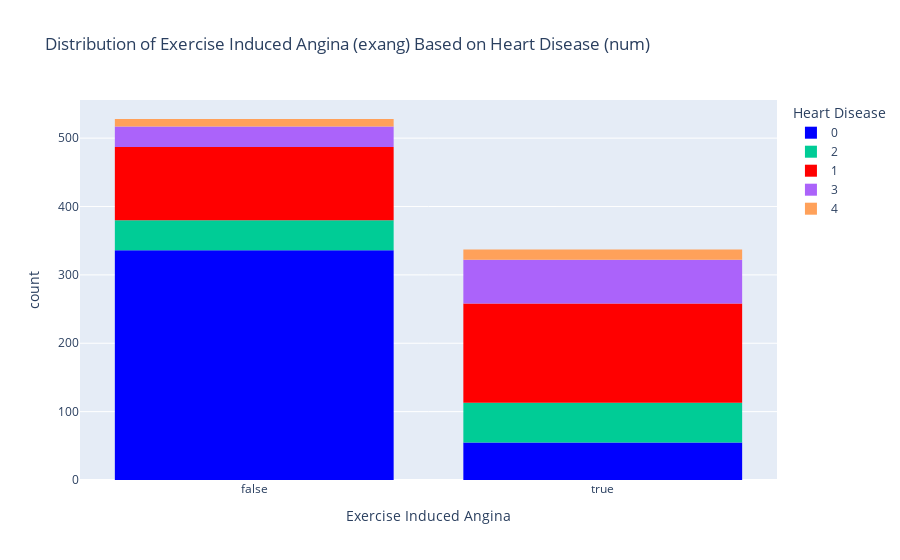

Notebook cell for this chart:
### Code cell
# Distribution of 'exang' based on heart disease status
fig = px.histogram(df, x='exang', color='num', 
                   title='Distribution of Exercise Induced Angina (exang) Based on Heart Disease (num)',
                   labels={'exang': 'Exercise Induced Angina', 'num': 'Heart Disease'},
                   color_discrete_map={0: 'blue', 1: 'red'})
fig.show()

### Figure 1 — Plotly figure (JSON) as saved in the notebook; plotly's stock layout.template omitted (floating-point values rounded to 4 significant figures; data arrays with more than 128 entries replaced by an {"elided": "..."} marker saying what was removed)
{"data": [{"alignmentgroup": "True", "bingroup": "x", "hovertemplate": "Heart Disease=0<br>Exercise Induced Angina=%{x}<br>count=%{y}<extra></extra>", "legendgroup": "0", "marker": {"color": "blue", "pattern": {"shape": ""}}, "name": "0", "offsetgroup": "0", "orientation": "v", "showlegend": true, "type": "histogram", "x": {"elided": "411 bool values"}, "xaxis": "x", "yaxis": "y"}, {"alignmentgroup": "True", "bingroup": "x", "hovertemplate": "Heart Disease=2<br>Exercise Induced Angina=%{x}<br>count=%{y}<extra></extra>", "legendgroup": "2", "marker": {"color": "#00cc96", "pattern": {"shape": ""}}, "name": "2", "offsetgroup": "2", "orientation": "v", "showlegend": true, "type": "histogram", "x": [true, false, true, true, false, true, false, true, true, true, true, true, true, false, false, false, true, true, false, false, true, true, true, false, false, false, true, true, false, true, true, false, true, true, true, false, false, false, false, false, true, true, false, false, true, false, false, false, false, true, true, true, true, false, false, false, false, true, false, true, true, false, true, false, false, true, false, false, true, true, false, false, false, null, true, null, true, true, true, true, true, true, true, false, true, false, true, true, true, true, true, false, true, null, true, true, null, true, null, true, false, null, true, null, false, true, true, false, false], "xaxis": "x", "yaxis": "y"}, {"alignmentgroup": "True", "bingroup": "x", "hovertemplate": "Heart Disease=1<br>Exercise Induced Angina=%{x}<br>count=%{y}<extra></extra>", "legendgroup": "1", "marker": {"color": "red", "pattern": {"shape": ""}}, "name": "1", "offsetgroup": "1", "orientation": "v", "showlegend": true, "type": "histogram", "x": {"elided": "265 bool values"}, "xaxis": "x", "yaxis": "y"}, {"alignmentgroup": "True", "bingroup": "x", "hovertemplate": "Heart Disease=3<br>Exercise Induced Angina=%{x}<br>count=%{y}<extra></extra>", "legendgroup": "3", "marker": {"color": "#ab63fa", "pattern": {"shape": ""}}, "name": "3", "offsetgroup": "3", "orientation": "v", "showlegend": true, "type": "histogram", "x": [false, false, true, true, true, false, true, true, false, false, false, false, true, true, true, true, true, false, true, true, false, true, true, true, true, true, true, true, true, true, false, false, true, false, true, true, false, true, true, true, false, false, true, true, true, true, false, false, true, true, false, true, false, false, true, false, true, false, true, false, false, true, true, null, true, true, true, true, null, null, true, true, false, true, true, false, null, false, true, true, null, true, true, false, true, true, true, null, null, null, true, true, false, false, null, null, true, null, true, null, true, null, true, true, true, true, true], "xaxis": "x", "yaxis": "y"}, {"alignmentgroup": "True", "bingroup": "x", "hovertemplate": "Heart Disease=4<br>Exercise Induced Angina=%{x}<br>count=%{y}<extra></extra>", "legendgroup": "4", "marker": {"color": "#FFA15A", "pattern": {"shape": ""}}, "name": "4", "offsetgroup": "4", "orientation": "v", "showlegend": true, "type": "histogram", "x": [true, false, false, false, false, true, false, true, true, false, true, true, false, true, false, false, false, true, true, null, true, true, false, null, true, true, true, true], "xaxis": "x", "yaxis": "y"}], "layout": {"barmode": "relative", "legend": {"title": {"text": "Heart Disease"}, "tracegroupgap": 0}, "title": {"text": "Distribution of Exercise Induced Angina (exang) Based on Heart Disease (num)"}, "xaxis": {"anchor": "y", "domain": [0, 1], "title": {"text": "Exercise Induced Angina"}}, "yaxis": {"anchor": "x", "domain": [0, 1], "title": {"text": "count"}}}}
